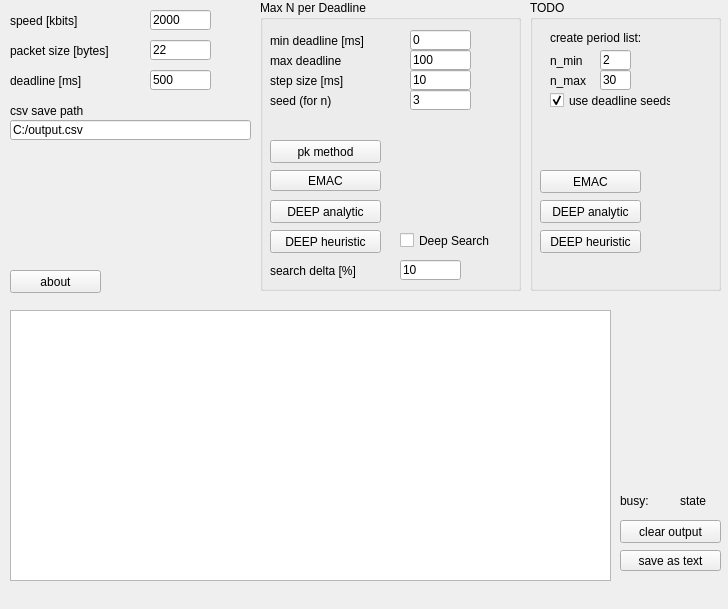
<?xml version="1.0" encoding="UTF-8"?>
<ui version="4.0">
 <class>MainWindow</class>
 <widget class="QMainWindow" name="MainWindow">
  <property name="geometry">
   <rect>
    <x>0</x>
    <y>0</y>
    <width>728</width>
    <height>609</height>
   </rect>
  </property>
  <property name="windowTitle">
   <string>MainWindow</string>
  </property>
  <widget class="QWidget" name="centralWidget">
   <widget class="QPlainTextEdit" name="logEdit">
    <property name="geometry">
     <rect>
      <x>10</x>
      <y>310</y>
      <width>601</width>
      <height>271</height>
     </rect>
    </property>
   </widget>
   <widget class="QPushButton" name="clearButton">
    <property name="geometry">
     <rect>
      <x>620</x>
      <y>520</y>
      <width>101</width>
      <height>23</height>
     </rect>
    </property>
    <property name="text">
     <string>clear output</string>
    </property>
   </widget>
   <widget class="QPushButton" name="saveButton">
    <property name="geometry">
     <rect>
      <x>620</x>
      <y>550</y>
      <width>101</width>
      <height>21</height>
     </rect>
    </property>
    <property name="text">
     <string>save as text</string>
    </property>
   </widget>
   <widget class="QLineEdit" name="speedEdit">
    <property name="geometry">
     <rect>
      <x>150</x>
      <y>10</y>
      <width>61</width>
      <height>20</height>
     </rect>
    </property>
    <property name="text">
     <string>2000</string>
    </property>
   </widget>
   <widget class="QLabel" name="label">
    <property name="geometry">
     <rect>
      <x>10</x>
      <y>10</y>
      <width>111</width>
      <height>21</height>
     </rect>
    </property>
    <property name="text">
     <string>speed [kbits]</string>
    </property>
   </widget>
   <widget class="QLabel" name="label_4">
    <property name="geometry">
     <rect>
      <x>10</x>
      <y>40</y>
      <width>141</width>
      <height>21</height>
     </rect>
    </property>
    <property name="text">
     <string>packet size [bytes]</string>
    </property>
   </widget>
   <widget class="QLineEdit" name="packetSizeEdit">
    <property name="geometry">
     <rect>
      <x>150</x>
      <y>40</y>
      <width>61</width>
      <height>20</height>
     </rect>
    </property>
    <property name="text">
     <string>22</string>
    </property>
   </widget>
   <widget class="QLineEdit" name="deadlineEdit">
    <property name="geometry">
     <rect>
      <x>150</x>
      <y>70</y>
      <width>61</width>
      <height>20</height>
     </rect>
    </property>
    <property name="text">
     <string>500</string>
    </property>
   </widget>
   <widget class="QLabel" name="label_5">
    <property name="geometry">
     <rect>
      <x>10</x>
      <y>70</y>
      <width>111</width>
      <height>21</height>
     </rect>
    </property>
    <property name="text">
     <string>deadline [ms]</string>
    </property>
   </widget>
   <widget class="QGroupBox" name="groupBox_2">
    <property name="geometry">
     <rect>
      <x>530</x>
      <y>0</y>
      <width>191</width>
      <height>291</height>
     </rect>
    </property>
    <property name="title">
     <string>TODO</string>
    </property>
    <widget class="QLabel" name="label_52">
     <property name="geometry">
      <rect>
       <x>20</x>
       <y>30</y>
       <width>91</width>
       <height>16</height>
      </rect>
     </property>
     <property name="text">
      <string>create period list:</string>
     </property>
    </widget>
    <widget class="QLabel" name="label_53">
     <property name="geometry">
      <rect>
       <x>20</x>
       <y>50</y>
       <width>71</width>
       <height>21</height>
      </rect>
     </property>
     <property name="text">
      <string>n_min</string>
     </property>
    </widget>
    <widget class="QLabel" name="label_54">
     <property name="geometry">
      <rect>
       <x>20</x>
       <y>70</y>
       <width>51</width>
       <height>21</height>
      </rect>
     </property>
     <property name="text">
      <string>n_max</string>
     </property>
    </widget>
    <widget class="QLineEdit" name="createPeriodListNMinEdit">
     <property name="geometry">
      <rect>
       <x>70</x>
       <y>50</y>
       <width>31</width>
       <height>20</height>
      </rect>
     </property>
     <property name="text">
      <string>2</string>
     </property>
    </widget>
    <widget class="QLineEdit" name="createPeriodListNMaxEdit">
     <property name="geometry">
      <rect>
       <x>70</x>
       <y>70</y>
       <width>31</width>
       <height>20</height>
      </rect>
     </property>
     <property name="text">
      <string>30</string>
     </property>
    </widget>
    <widget class="QPushButton" name="createPeriodListDEEPHeuristicButton">
     <property name="geometry">
      <rect>
       <x>10</x>
       <y>230</y>
       <width>101</width>
       <height>23</height>
      </rect>
     </property>
     <property name="text">
      <string>DEEP heuristic</string>
     </property>
    </widget>
    <widget class="QPushButton" name="createPeriodListDEEPAnalyticButton">
     <property name="geometry">
      <rect>
       <x>10</x>
       <y>200</y>
       <width>101</width>
       <height>23</height>
      </rect>
     </property>
     <property name="text">
      <string>DEEP analytic</string>
     </property>
    </widget>
    <widget class="QPushButton" name="createPeriodListEMACButton">
     <property name="geometry">
      <rect>
       <x>10</x>
       <y>170</y>
       <width>101</width>
       <height>23</height>
      </rect>
     </property>
     <property name="text">
      <string>EMAC</string>
     </property>
    </widget>
    <widget class="QCheckBox" name="createPeriodListBox">
     <property name="geometry">
      <rect>
       <x>20</x>
       <y>90</y>
       <width>121</width>
       <height>21</height>
      </rect>
     </property>
     <property name="text">
      <string>use deadline seeds</string>
     </property>
     <property name="checked">
      <bool>true</bool>
     </property>
    </widget>
   </widget>
   <widget class="QLabel" name="label_49">
    <property name="geometry">
     <rect>
      <x>620</x>
      <y>490</y>
      <width>51</width>
      <height>21</height>
     </rect>
    </property>
    <property name="text">
     <string>busy:</string>
    </property>
   </widget>
   <widget class="QLabel" name="busyLabel">
    <property name="geometry">
     <rect>
      <x>680</x>
      <y>490</y>
      <width>31</width>
      <height>21</height>
     </rect>
    </property>
    <property name="text">
     <string>state</string>
    </property>
   </widget>
   <widget class="QLineEdit" name="pathEdit">
    <property name="geometry">
     <rect>
      <x>10</x>
      <y>120</y>
      <width>241</width>
      <height>20</height>
     </rect>
    </property>
    <property name="text">
     <string>C:/output.csv</string>
    </property>
   </widget>
   <widget class="QLabel" name="label_6">
    <property name="geometry">
     <rect>
      <x>10</x>
      <y>100</y>
      <width>101</width>
      <height>21</height>
     </rect>
    </property>
    <property name="text">
     <string>csv save path</string>
    </property>
   </widget>
   <widget class="QPushButton" name="aboutButton">
    <property name="geometry">
     <rect>
      <x>10</x>
      <y>270</y>
      <width>91</width>
      <height>23</height>
     </rect>
    </property>
    <property name="text">
     <string>about</string>
    </property>
   </widget>
   <widget class="QGroupBox" name="groupBox_3">
    <property name="geometry">
     <rect>
      <x>260</x>
      <y>0</y>
      <width>261</width>
      <height>291</height>
     </rect>
    </property>
    <property name="title">
     <string>Max N per Deadline</string>
    </property>
    <widget class="QPushButton" name="plotMaxNPerDeadlineDEEPH">
     <property name="geometry">
      <rect>
       <x>10</x>
       <y>230</y>
       <width>111</width>
       <height>23</height>
      </rect>
     </property>
     <property name="text">
      <string>DEEP heuristic</string>
     </property>
    </widget>
    <widget class="QLineEdit" name="plotMaxNMinDEdit">
     <property name="geometry">
      <rect>
       <x>150</x>
       <y>30</y>
       <width>61</width>
       <height>20</height>
      </rect>
     </property>
     <property name="text">
      <string>0</string>
     </property>
    </widget>
    <widget class="QLabel" name="label_21">
     <property name="geometry">
      <rect>
       <x>10</x>
       <y>30</y>
       <width>131</width>
       <height>21</height>
      </rect>
     </property>
     <property name="text">
      <string>min deadline [ms]</string>
     </property>
    </widget>
    <widget class="QLabel" name="label_22">
     <property name="geometry">
      <rect>
       <x>10</x>
       <y>50</y>
       <width>121</width>
       <height>21</height>
      </rect>
     </property>
     <property name="text">
      <string>max deadline</string>
     </property>
    </widget>
    <widget class="QLabel" name="label_23">
     <property name="geometry">
      <rect>
       <x>10</x>
       <y>70</y>
       <width>121</width>
       <height>21</height>
      </rect>
     </property>
     <property name="text">
      <string>step size [ms]</string>
     </property>
    </widget>
    <widget class="QLineEdit" name="plotMaxNMaxDEdit">
     <property name="geometry">
      <rect>
       <x>150</x>
       <y>50</y>
       <width>61</width>
       <height>20</height>
      </rect>
     </property>
     <property name="text">
      <string>100</string>
     </property>
    </widget>
    <widget class="QLineEdit" name="plotMaxNStepSizeEdit">
     <property name="geometry">
      <rect>
       <x>150</x>
       <y>70</y>
       <width>61</width>
       <height>20</height>
      </rect>
     </property>
     <property name="text">
      <string>10</string>
     </property>
    </widget>
    <widget class="QPushButton" name="plotMaxNPerDeadlineDEEPA">
     <property name="geometry">
      <rect>
       <x>10</x>
       <y>200</y>
       <width>111</width>
       <height>23</height>
      </rect>
     </property>
     <property name="text">
      <string>DEEP analytic</string>
     </property>
    </widget>
    <widget class="QPushButton" name="plotMaxNPerDeadlineEMAC">
     <property name="geometry">
      <rect>
       <x>10</x>
       <y>170</y>
       <width>111</width>
       <height>21</height>
      </rect>
     </property>
     <property name="text">
      <string>EMAC</string>
     </property>
    </widget>
    <widget class="QLabel" name="label_25">
     <property name="geometry">
      <rect>
       <x>10</x>
       <y>90</y>
       <width>121</width>
       <height>21</height>
      </rect>
     </property>
     <property name="text">
      <string>seed (for n)</string>
     </property>
    </widget>
    <widget class="QLineEdit" name="plotSeedEdit">
     <property name="geometry">
      <rect>
       <x>150</x>
       <y>90</y>
       <width>61</width>
       <height>20</height>
      </rect>
     </property>
     <property name="text">
      <string>3</string>
     </property>
    </widget>
    <widget class="QCheckBox" name="plotDeepSearchBox">
     <property name="geometry">
      <rect>
       <x>140</x>
       <y>230</y>
       <width>121</width>
       <height>21</height>
      </rect>
     </property>
     <property name="text">
      <string>Deep Search</string>
     </property>
    </widget>
    <widget class="QLineEdit" name="searchDeltaEdit">
     <property name="geometry">
      <rect>
       <x>140</x>
       <y>260</y>
       <width>61</width>
       <height>20</height>
      </rect>
     </property>
     <property name="text">
      <string>10</string>
     </property>
    </widget>
    <widget class="QLabel" name="label_48">
     <property name="geometry">
      <rect>
       <x>10</x>
       <y>260</y>
       <width>121</width>
       <height>21</height>
      </rect>
     </property>
     <property name="text">
      <string>search delta [%]</string>
     </property>
    </widget>
    <widget class="QPushButton" name="plotMaxNPerDeadlinePK">
     <property name="geometry">
      <rect>
       <x>10</x>
       <y>140</y>
       <width>111</width>
       <height>23</height>
      </rect>
     </property>
     <property name="text">
      <string>pk method</string>
     </property>
    </widget>
   </widget>
  </widget>
  <widget class="QMenuBar" name="menuBar">
   <property name="geometry">
    <rect>
     <x>0</x>
     <y>0</y>
     <width>728</width>
     <height>21</height>
    </rect>
   </property>
  </widget>
 </widget>
 <layoutdefault spacing="6" margin="11"/>
 <resources/>
 <connections/>
</ui>
